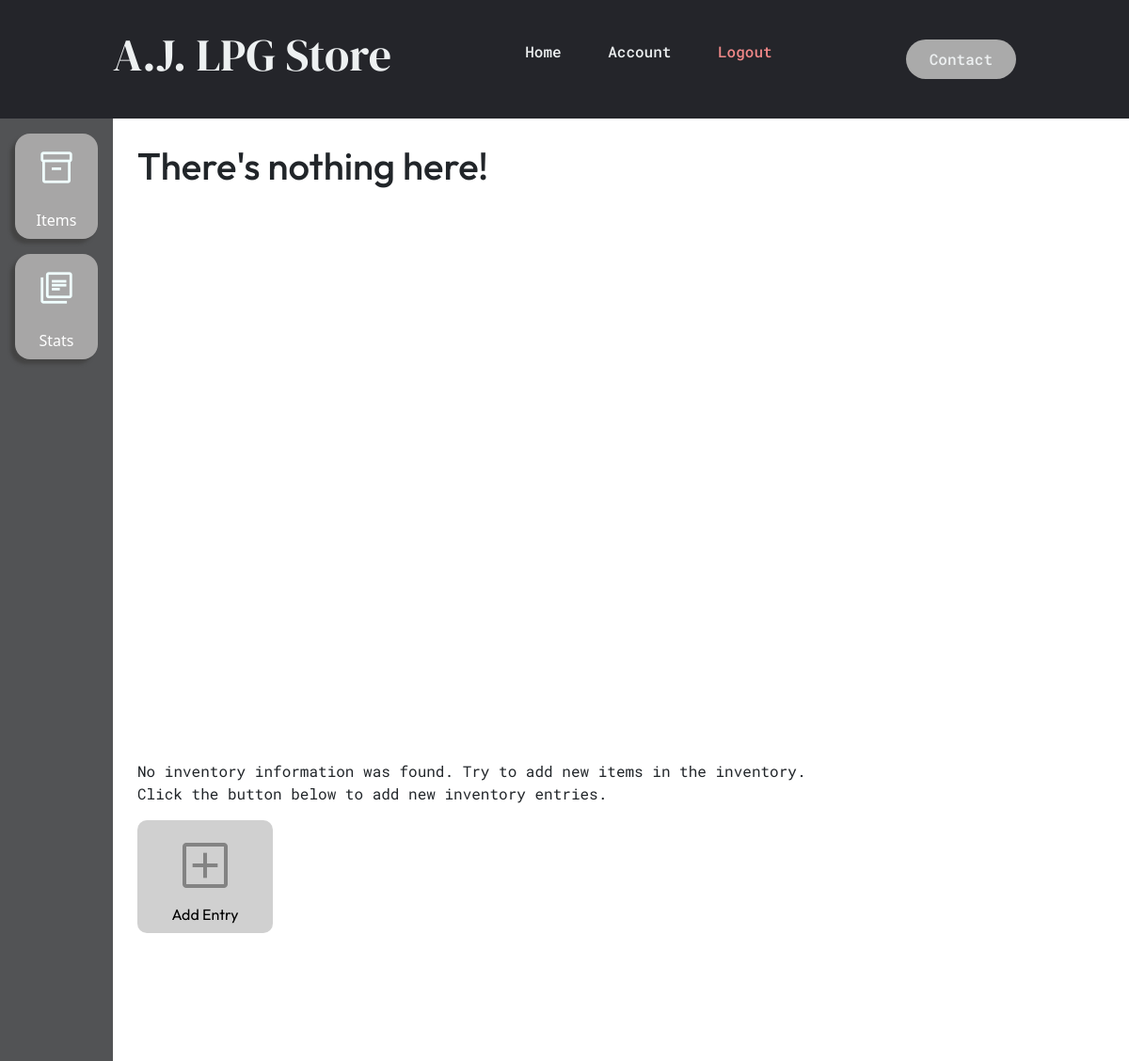
Page /inventory_dashboard/ on the earlier database version.
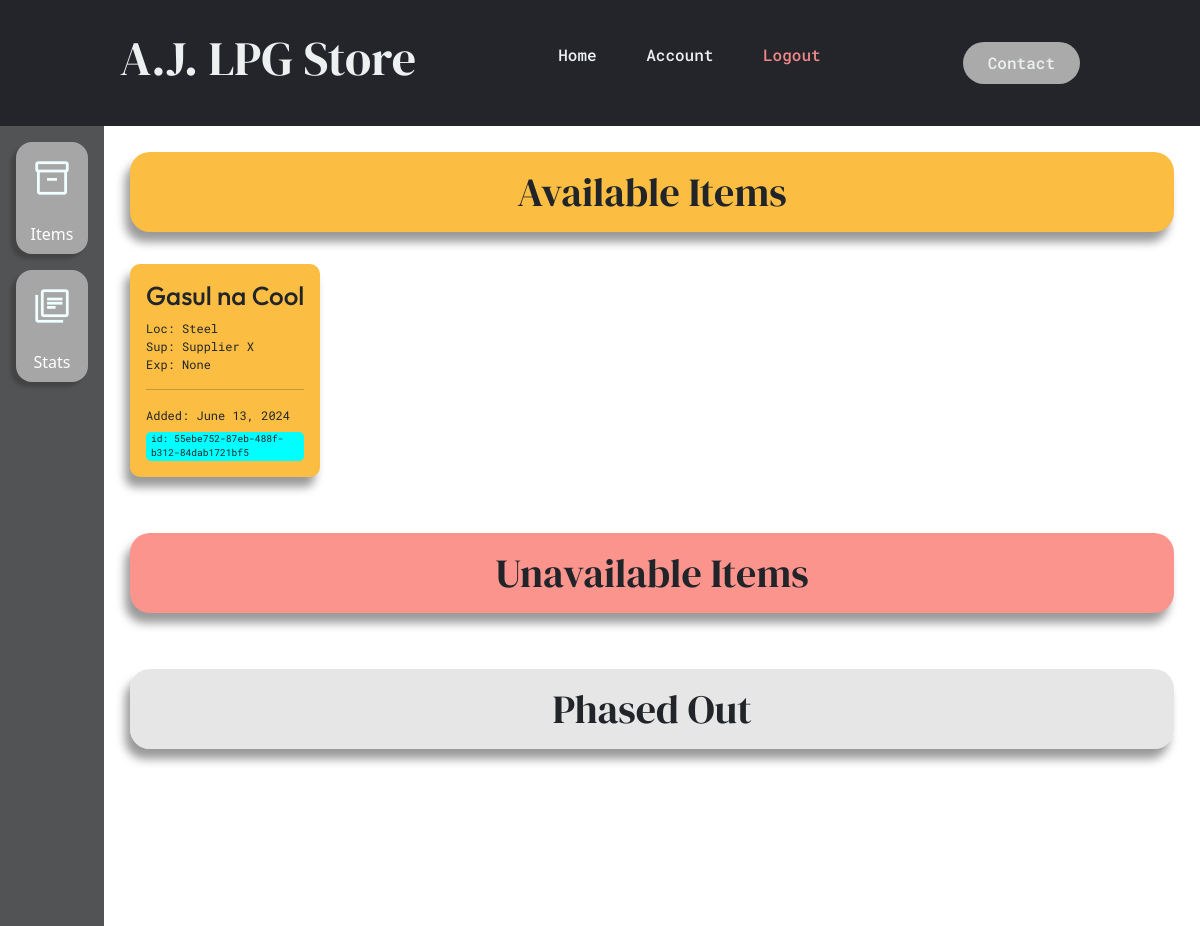
Same page on the later database version.
### home/models.py (models this page shows, shortened)
class Stock(models.Model):
    id = models.UUIDField(primary_key=True, default=uuid.uuid4, editable=False)
    stock_name = models.CharField(max_length=255, default=random_string(["Gasul X","Wonder Gasul","Awesome Gasul","Gasul na Cool","Oh my Gas","Gas Gas Gas!"]))
    product = models.ForeignKey(Product, on_delete=models.SET_NULL, null=True)
    location = models.CharField(max_length=255)
    supplier = models.ForeignKey(Supplier, on_delete=models.SET_NULL, null=True)
    date_received = models.DateField(default=timezone.now, editable=True,help_text="YYYY-MM-DD")
    date_last_ordered = models.DateField(null=True, blank=True, help_text="YYYY-MM-DD")
    status = models.CharField(max_length=50, choices=[('available', 'Available'), ('not_available','Not Available'), ('phased_out', 'Phased Out')])
    expiry_date = models.DateField(null=True, blank=True, help_text="YYYY-MM-DD (Expiry defaults with product category expiry)")

class Supplier(models.Model):
    name = models.CharField(max_length=255)
    contact = models.CharField(max_length=255)
    email = models.CharField(max_length=255, null=True, blank=True)
    website = models.CharField(max_length=255, null=True, blank=True)
    supplier_code = models.CharField(max_length=50, unique=True, editable=False)

### inventory/views.py (the view)
# urls.py: path('inventory_dashboard/', ivw.inventory_dashboard, name='inventory-dashboard')
def inventory_dashboard(request):
    var = {}
    var['inventory'] = Stock.objects.all()
    var['inventory_count'] = Stock.objects.count()
    return render(request, 'blocks/dashboard_components.html',var)

### inventory/templates/blocks/dashboard_components.html (shortened to what this page needs)
{% extends "inventory/inventory_dashboard_home.html"%}
{% block navbar %}
{% include "chunks/navbar.html" %}
{% endblock %}
{% block db_body %}
    <div class="dashboard_body">
        <div class="dashboard_sidebar">
            <ul>
                <li data-tab-target="tabs-stats">
                    <div id="sb-stats" class="icon_container">
                    <p><span class="material-symbols-outlined">inventory_2</span></p>
                    <label>Items</label>
                    </div>
                 </li>
                <li data-tab-target="tabs-item">
                    <div id="sb-items" class="icon_container">
                        <p><span class="material-symbols-outlined">
                            </span></p>
                        <label>Stats</label>
                    </div>
                </li>
            </ul>
        </div>
        <div class="dashboard_ui">
            <div id="tabs-stats" data-tab-content class="active">
                <div class="tabs_view_wrapper">
                    {% include "chunks/enumerate_inventory.html" %}
                </div>
            </div>
        </div>
    </div>
{% endblock %}

### inventory/templates/chunks/enumerate_inventory.html (shortened to what this page needs)
{% if inventory_count == 0 %}
    <div class="empty_body">
        <h1>There's nothing here!</h1>
        <lottie-player src="https://lottie.host/03724ec4-5a16-49a8-9ed0-49f806bf4f1f/dhPoiWl7UD.json" background="transparent" speed="1" style="width: 600px; height: 600px" direction="1" mode="normal" loop autoplay></lottie-player>
        <p>No inventory information was found. Try to add new items in the inventory.<br>
        Click the button below to add new inventory entries.</p>
        <a href="{% url 'mngr-forms' %}?formID=stocks">
            <div class="button_plus">
                <span class="material-symbols-outlined">
                </span>
                <p>Add Entry</p>
            </div>
        </a>
    </div>
{% elif inventory_count != 0 %}
    <div class="item_wrapper">
        <div class="header_wrapper stock_available">
            <h1>Available Items</h1>
        </div>
        <div class="grid_wrap">
        {% for item in inventory %}
            {% if item.status == 'available' %}
                <div class="inventory_container stock_available">
                    <h1>{{ item.stock_name }}</h1>
                    <p>Loc: {{ item.location }}</p>
                    <p>Sup: {{ item.supplier.name }}</p>
                    <p>Exp: {{ item.expiry_date }}</p>
                    <hr>
                    <p class="below">Added: {{ item.date_received }}</p>
                    <span class="below">id: {{ item.id }}</span>
                </div>
            {% endif %}
        {% endfor %}
        </div>
    </div>
    <br>
    <div class="item_wrapper">
        <div class="header_wrapper stock_not_available">
            <h1>Unavailable Items</h1>
        </div>
    </div>
    <br>
    <div class="item_wrapper">
        <div class="header_wrapper stock_phased_out">
            <h1>Phased Out</h1>
        </div>
    </div>
{% endif %}

Differences in the rows shown:
added Stock: stock_name "Gasul na Cool", location "Steel", supplier.name "Supplier X", expiry_date "None", date_received "June 13, 2024", id "55ebe752-87eb-488f-b312-84dab1721bf5"
Other differences:
text no longer shown: "There's nothing here! No inventory information was found. Try to add new items in the inventory. Click the button below to add new inventory entries. Add Entry"
text now shown: "Available Items Unavailable Items Phased Out"
